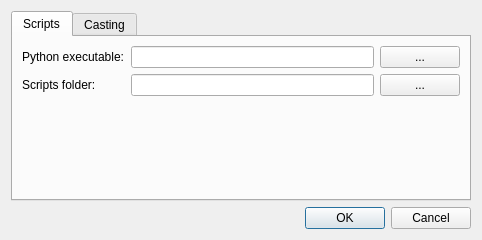
<?xml version="1.0" encoding="UTF-8"?>
<ui version="4.0">
 <class>SettingsDialog</class>
 <widget class="QDialog" name="SettingsDialog">
  <property name="geometry">
   <rect>
    <x>0</x>
    <y>0</y>
    <width>482</width>
    <height>240</height>
   </rect>
  </property>
  <property name="windowTitle">
   <string>Dialog</string>
  </property>
  <layout class="QGridLayout" name="gridLayout">
   <item row="2" column="0">
    <widget class="QDialogButtonBox" name="buttonBox">
     <property name="orientation">
      <enum>Qt::Horizontal</enum>
     </property>
     <property name="standardButtons">
      <set>QDialogButtonBox::Cancel|QDialogButtonBox::Ok</set>
     </property>
    </widget>
   </item>
   <item row="1" column="0">
    <widget class="QTabWidget" name="tabWidget">
     <property name="currentIndex">
      <number>0</number>
     </property>
     <widget class="QWidget" name="tab">
      <attribute name="title">
       <string>Scripts</string>
      </attribute>
      <layout class="QGridLayout" name="gridLayout_2">
       <item row="0" column="0">
        <widget class="QLabel" name="label">
         <property name="text">
          <string>Python executable:</string>
         </property>
        </widget>
       </item>
       <item row="0" column="1">
        <widget class="QLineEdit" name="python"/>
       </item>
       <item row="0" column="2">
        <widget class="QPushButton" name="openPython">
         <property name="text">
          <string>...</string>
         </property>
        </widget>
       </item>
       <item row="1" column="0">
        <widget class="QLabel" name="label_2">
         <property name="text">
          <string>Scripts folder:</string>
         </property>
        </widget>
       </item>
       <item row="1" column="1">
        <widget class="QLineEdit" name="scripts"/>
       </item>
       <item row="1" column="2">
        <widget class="QPushButton" name="openScripts">
         <property name="text">
          <string>...</string>
         </property>
        </widget>
       </item>
       <item row="2" column="1">
        <spacer name="verticalSpacer">
         <property name="orientation">
          <enum>Qt::Vertical</enum>
         </property>
         <property name="sizeHint" stdset="0">
          <size>
           <width>20</width>
           <height>77</height>
          </size>
         </property>
        </spacer>
       </item>
      </layout>
     </widget>
     <widget class="QWidget" name="tab_2">
      <attribute name="title">
       <string>Casting</string>
      </attribute>
      <layout class="QGridLayout" name="gridLayout_3">
       <item row="0" column="0">
        <widget class="QLabel" name="label_3">
         <property name="text">
          <string>Http port:</string>
         </property>
        </widget>
       </item>
       <item row="0" column="1">
        <widget class="QSpinBox" name="spinBox"/>
       </item>
       <item row="1" column="1">
        <spacer name="verticalSpacer_2">
         <property name="orientation">
          <enum>Qt::Vertical</enum>
         </property>
         <property name="sizeHint" stdset="0">
          <size>
           <width>20</width>
           <height>361</height>
          </size>
         </property>
        </spacer>
       </item>
      </layout>
     </widget>
    </widget>
   </item>
  </layout>
 </widget>
 <resources/>
 <connections>
  <connection>
   <sender>buttonBox</sender>
   <signal>accepted()</signal>
   <receiver>SettingsDialog</receiver>
   <slot>accept()</slot>
   <hints>
    <hint type="sourcelabel">
     <x>248</x>
     <y>254</y>
    </hint>
    <hint type="destinationlabel">
     <x>157</x>
     <y>274</y>
    </hint>
   </hints>
  </connection>
  <connection>
   <sender>buttonBox</sender>
   <signal>rejected()</signal>
   <receiver>SettingsDialog</receiver>
   <slot>reject()</slot>
   <hints>
    <hint type="sourcelabel">
     <x>316</x>
     <y>260</y>
    </hint>
    <hint type="destinationlabel">
     <x>286</x>
     <y>274</y>
    </hint>
   </hints>
  </connection>
 </connections>
</ui>
